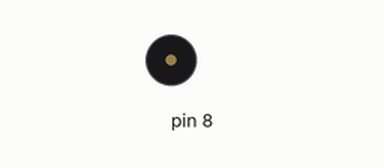
Simulated run of this sketch. Board: Arduino Uno, built with avr-gcc and run on an emulated ATmega328P. Parts: buzzer (waves = sounding).

Above: at 0.8 s.
Timing chart, 0 to 6.1 s (numbered marks = the images above):
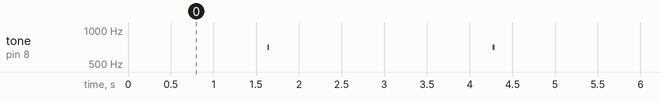

Measured:
- by itself, tone on pin 8: alternates 701 Hz for 0.02 s and silent for 2.6 s

The sketch:

tonePitchCPS.ino
```cpp
void setup() {
  // initialize serial communications (for debugging only):
  Serial.begin(115200);
}

void loop() {

  // beep_once();
  // delay(1000);
  // beep_twice();
  // delay(1000);
  // beep_thrice();
  // delay(1000);
  siren();
  delay(1000);


}

void beep_once(){
  tone(8, 1500, 150);
}

void beep_twice(){
  tone(8, 1500, 50);
  delay(100);
  tone(8, 1500, 50);
  delay(100);
}

void beep_thrice(){
  tone(8, 1500, 50);
  delay(100);
  tone(8, 1500, 50);
  delay(100);
  tone(8, 1500, 50);
  delay(100);
}

void siren(){
  int min_tone = 700;
  int max_tone = 1500;
  for(int i=min_tone ; i <= max_tone ; i++){
      tone(8, i, 20);
      delay(1);        // delay in between reads for stability
  }
  for(int i=max_tone ; i > min_tone ; i--){
      tone(8, i, 20);
      delay(1);        // delay in between reads for stability
  }
}
```
